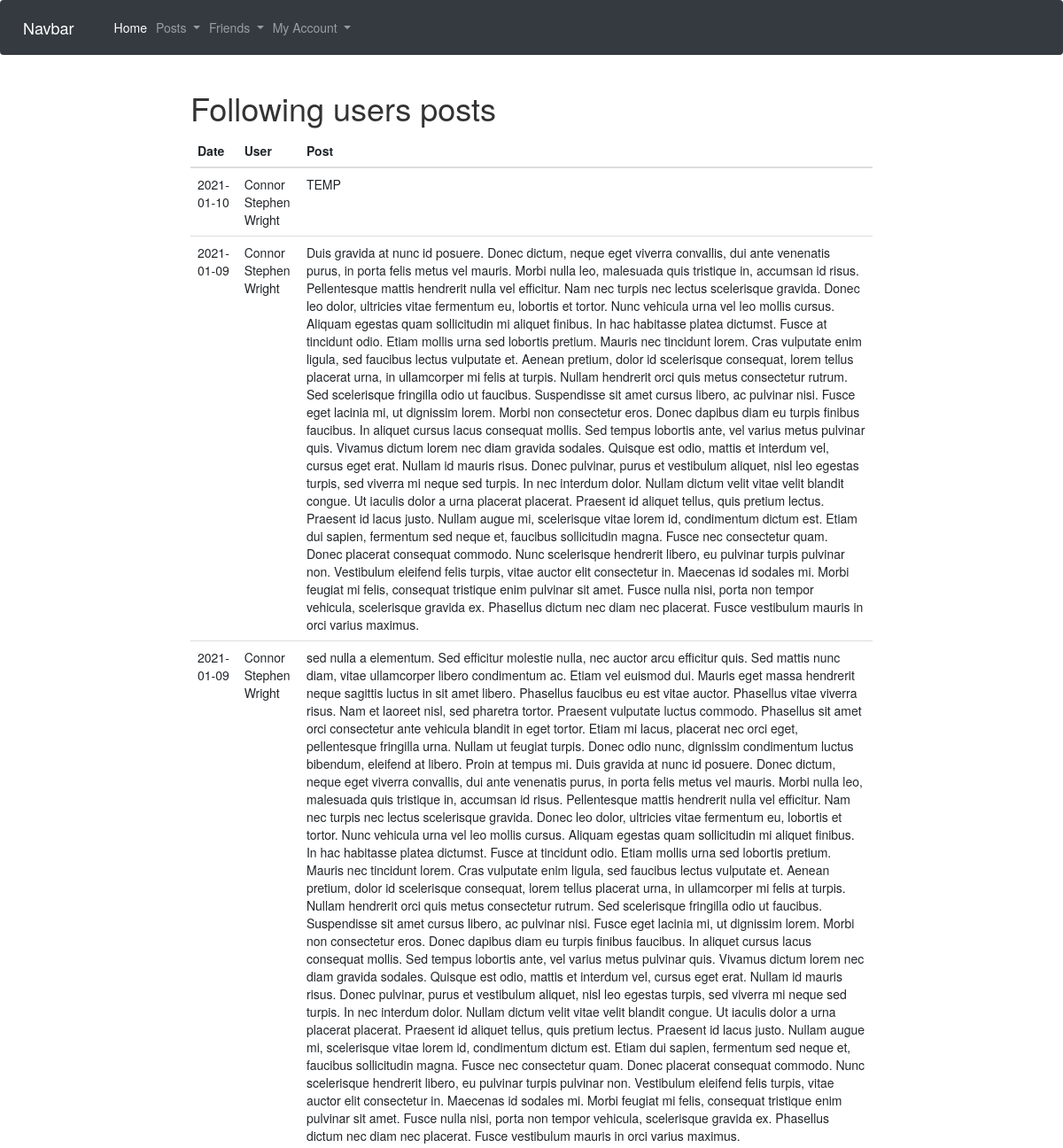
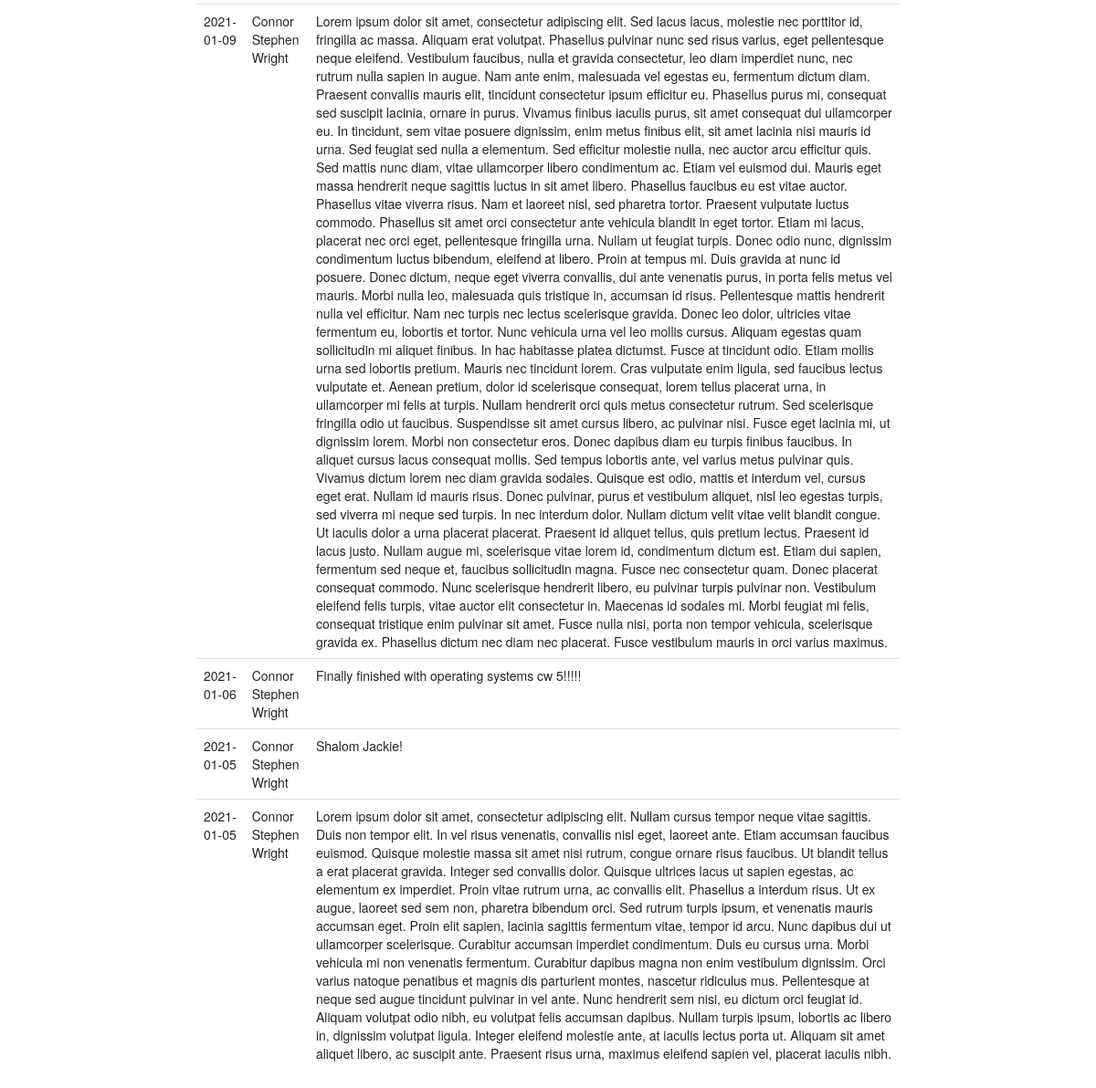
The page /followingposts (signed in) on the database its author committed (2 pictures, top to bottom).
### app/models.py (models this page shows, shortened)
class Post(db.Model):
    id = db.Column(db.Integer, primary_key=True)
    content = db.Column(db.String(500))
    date = db.Column(db.Date, index=True, default=date.today())
    author_id = db.Column(db.Integer, db.ForeignKey('user.id'))

class User(UserMixin, db.Model):
    id = db.Column(db.Integer, primary_key=True)
    name = db.Column(db.String(120))
    username = db.Column(db.String(64), index=True, unique=True)
    password = db.Column(db.String(128))
    dob = db.Column(db.Date)
    gender = db.Column(db.String(20))
    posts = db.relationship('Post', backref='author', lazy='dynamic')
    friends = db.relationship('User',
                            secondary=friendship,
                            primaryjoin=id==friendship.c.user_id,
                            secondaryjoin=id==friendship.c.friend_id)

### app/views.py (the view)
@app.route('/followingposts', methods=['GET', 'POST'])
@login_required
def followingposts():
    posts = Post.query.join(friendship, (friendship.c.friend_id == Post.author_id)).filter(friendship.c.user_id == current_user.id).order_by(Post.date.desc())
    followingposts = []
    for entry in posts:
        temp = User.query.get(entry.author_id)
        dictionary = {'date':entry.date, 'content':entry.content, 'name':temp.name}
        followingposts.append(dictionary)
    return render_template('followingposts.html', title="Following users Posts", posts=followingposts)

### app/models.py (called while the page is built)
@login.user_loader
def load_user(id):
    return User.query.get(int(id))

### app/templates/followingposts.html
{% extends "base.html" %}
{% block content %}
<h1>Following users posts</h1>
<table class="table">
    <thead>
      <tr>
        <th>Date</th>
        <th>User</th>
        <th>Post</th>
      </tr>
    </thead>
    <tbody>
    {% for post in posts %}
    <tr>
      <td>{{post.date}}</td>
      <td>{{post.name}}</td>
      <td>{{post.content}}</td>
    </tr>
    {% endfor %}
  </tbody>
</table>
{% endblock %}

### rows shown on the page
Post: date "2021-01-10", content "TEMP"
User: name "Connor Stephen Wright" "Connor Stephen Wright" "Connor Stephen Wright" "Connor Stephen Wright" "Connor Stephen Wright" "Connor Stephen Wright" "Connor Stephen Wright"
Post: date "2021-01-09", content "Duis gravida at nunc id posuere. Donec dictum, neque eget viverra convallis, dui ante venenatis purus, in porta felis metus vel mauris. Morbi nulla leo, malesuada quis tristique in, accumsan id risus. Pellentesque mattis hendrerit nulla vel efficitur. Nam nec turpis nec lectus scelerisque gravida. Donec leo dolor, ultricies vitae fermentum eu, lobortis et tortor. Nunc vehicula urna vel leo mollis cursus. Aliquam egestas quam sollicitudin mi aliquet finibus. In hac habitasse platea dictumst. Fusce at tincidunt odio. Etiam mollis urna sed lobortis pretium. Mauris nec tincidunt lorem. Cras vulputate enim ligula, sed faucibus lectus vulputate et. Aenean pretium, dolor id scelerisque consequat,…"
Post: date "2021-01-09", content "sed nulla a elementum. Sed efficitur molestie nulla, nec auctor arcu efficitur quis. Sed mattis nunc diam, vitae ullamcorper libero condimentum ac. Etiam vel euismod dui. Mauris eget massa hendrerit neque sagittis luctus in sit amet libero. Phasellus faucibus eu est vitae auctor. Phasellus vitae viverra risus. Nam et laoreet nisl, sed pharetra tortor. Praesent vulputate luctus commodo. Phasellus sit amet orci consectetur ante vehicula blandit in eget tortor. Etiam mi lacus, placerat nec orci eget, pellentesque fringilla urna. Nullam ut feugiat turpis. Donec odio nunc, dignissim condimentum luctus bibendum, eleifend at libero. Proin at tempus mi. Duis gravida at nunc id posuere. Donec…"
Post: date "2021-01-09", content "Lorem ipsum dolor sit amet, consectetur adipiscing elit. Sed lacus lacus, molestie nec porttitor id, fringilla ac massa. Aliquam erat volutpat. Phasellus pulvinar nunc sed risus varius, eget pellentesque neque eleifend. Vestibulum faucibus, nulla et gravida consectetur, leo diam imperdiet nunc, nec rutrum nulla sapien in augue. Nam ante enim, malesuada vel egestas eu, fermentum dictum diam. Praesent convallis mauris elit, tincidunt consectetur ipsum efficitur eu. Phasellus purus mi, consequat sed suscipit lacinia, ornare in purus. Vivamus finibus iaculis purus, sit amet consequat dui ullamcorper eu. In tincidunt, sem vitae posuere dignissim, enim metus finibus elit, sit amet lacinia nisi…"
Post: date "2021-01-06", content "Finally finished with operating systems cw 5!!!!!"
Post: date "2021-01-05", content "Shalom Jackie!"
Post: date "2021-01-05", content "Lorem ipsum dolor sit amet, consectetur adipiscing elit. Nullam cursus tempor neque vitae sagittis. Duis non tempor elit. In vel risus venenatis, convallis nisl eget, laoreet ante. Etiam accumsan faucibus euismod. Quisque molestie massa sit amet nisi rutrum, congue ornare risus faucibus. Ut blandit tellus a erat placerat gravida. Integer sed convallis dolor. Quisque ultrices lacus ut sapien egestas, ac elementum ex imperdiet. Proin vitae rutrum urna, ac convallis elit. Phasellus a interdum risus. Ut ex augue, laoreet sed sem non, pharetra bibendum orci. Sed rutrum turpis ipsum, et venenatis mauris accumsan eget. Proin elit sapien, lacinia sagittis fermentum vitae, tempor id arcu. Nunc…"
